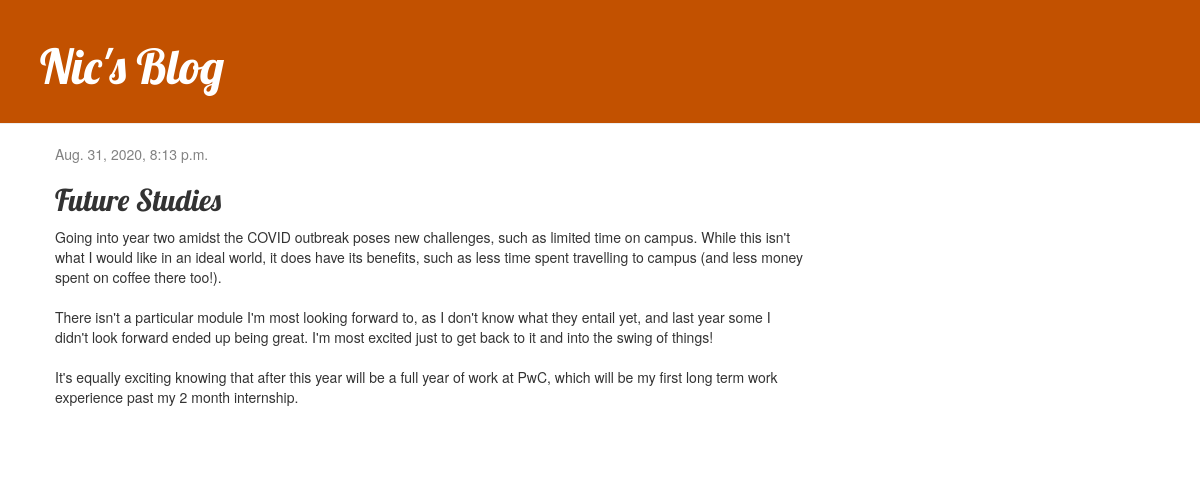
Screenshot of /blog/post/11/ with the database file from the repository.
### blog/models.py (models this page shows, shortened)
class Post(models.Model):
    author = models.ForeignKey(settings.AUTH_USER_MODEL, on_delete=models.CASCADE)
    title = models.CharField(max_length=200)
    text = models.TextField()
    created_date = models.DateTimeField(default=timezone.now)
    published_date = models.DateTimeField(blank=True, null=True)

### blog/views.py (the view)
# urls.py: path('post/<int:pk>/', views.post_detail, name='post_detail'),
def post_detail(request, pk):
    post = get_object_or_404(Post, pk=pk)
    return render(request, 'blog/post_detail.html', {'post': post})

### blog/templates/blog/post_detail.html
{% extends 'blog/base.html' %}
{% block content %}
    <div class="post">
        {% if post.published_date %}
            <div class="date">
                {{ post.published_date }}
            </div>
        {% endif %}
        <h2>{{ post.title }}</h2>
        <p>{{ post.text|linebreaksbr }}</p>
    </div>
{% endblock %}

### blog/static/css/blog.css (style rules this page uses)
h1, h2, h3, h4 { font-family: 'Lobster', cursive; }
.date { color: #828282; }
.post { margin-bottom: 70px; }

### rows the page displays
Post: published_date "Aug. 31, 2020, 8:13 p.m.", title "Future Studies", text "Going into year two amidst the COVID outbreak poses new challenges, such as limited time on campus. While this isn't what I would like in an ideal world, it does have its benefits, such as less time spent travelling to campus (and less money spent on coffee there too!). There isn't a particular module I'm most looking forward to, as I don't know what they entail yet, and last year some I didn't look forward ended up being great. I'm most excited just to get back to it and into the swing of things! It's equally exciting knowing that after this year will be a full year of work at PwC, which will be my first long term work experience past my 2 month internship."
